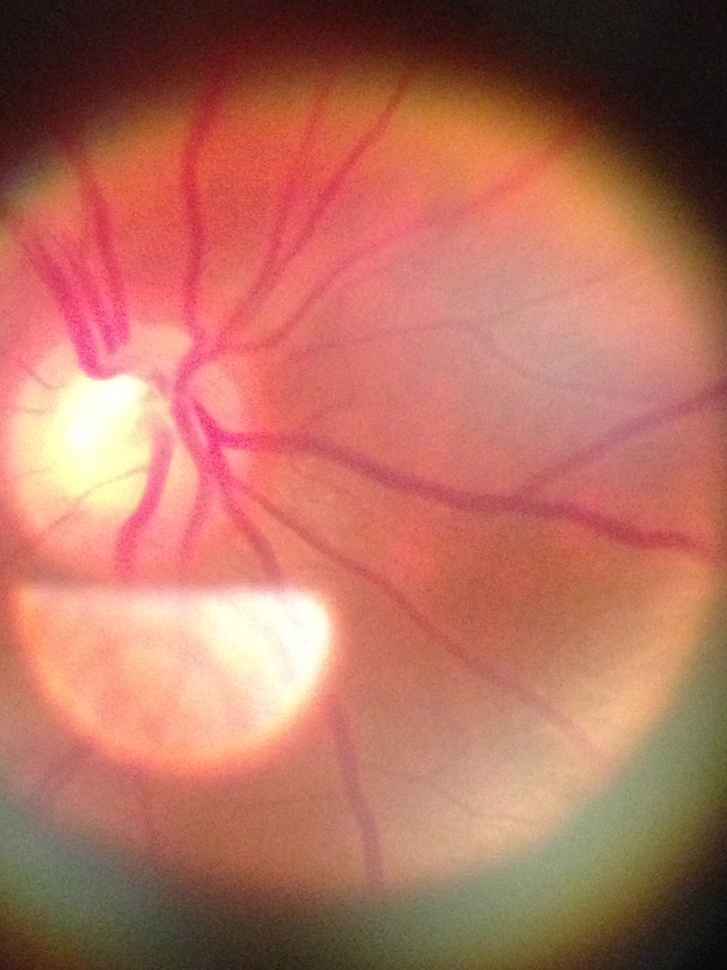
#> input picture tests/im1_1.jpg, 727 x 970 px, shrunk from 2448 x 3264 before the run
$ python Ex_contours.py
#> lines starting #> are read from the running program, lines starting #| are printed output that depends on the picture; after the words box and inside, x2 and y2 are one past the last pixel; in counts of white or black regions, pixels touching at a corner belong together
import numpy as np
import cv2

im = cv2.imread('im1_1.jpg')
#> im is the input picture: shape (970, 727, 3); mean B, G, R 95.2, 112.4, 180.1
imgray = cv2.cvtColor(im,cv2.COLOR_BGR2GRAY)
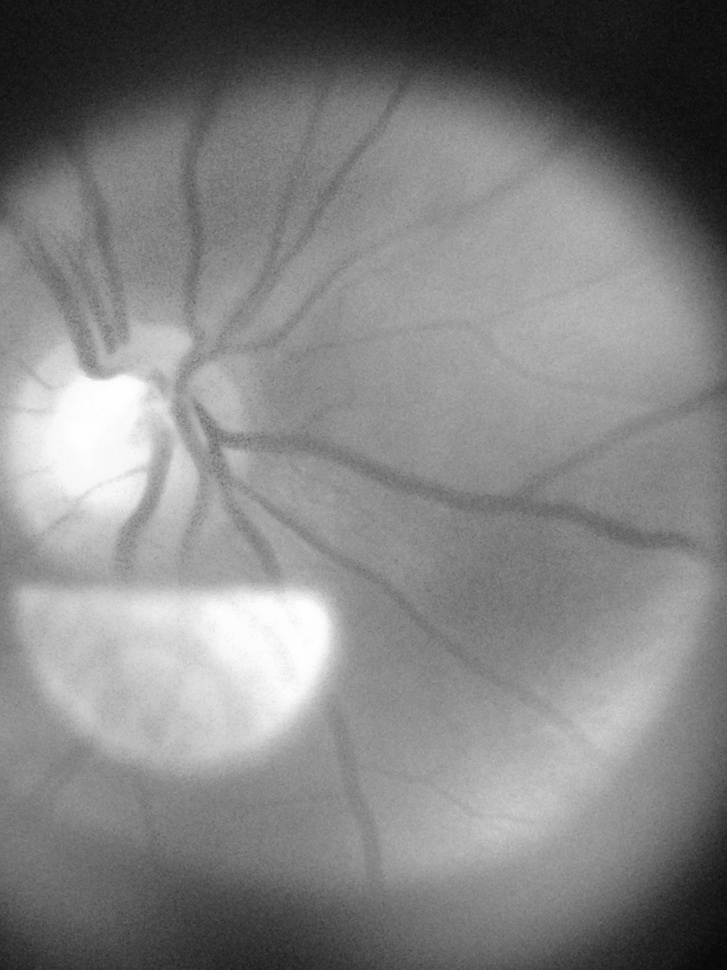
#> imgray: shape (970, 727); min 6, max 255, mean 130.7
ret,thresh = cv2.threshold(imgray,100,255,0)
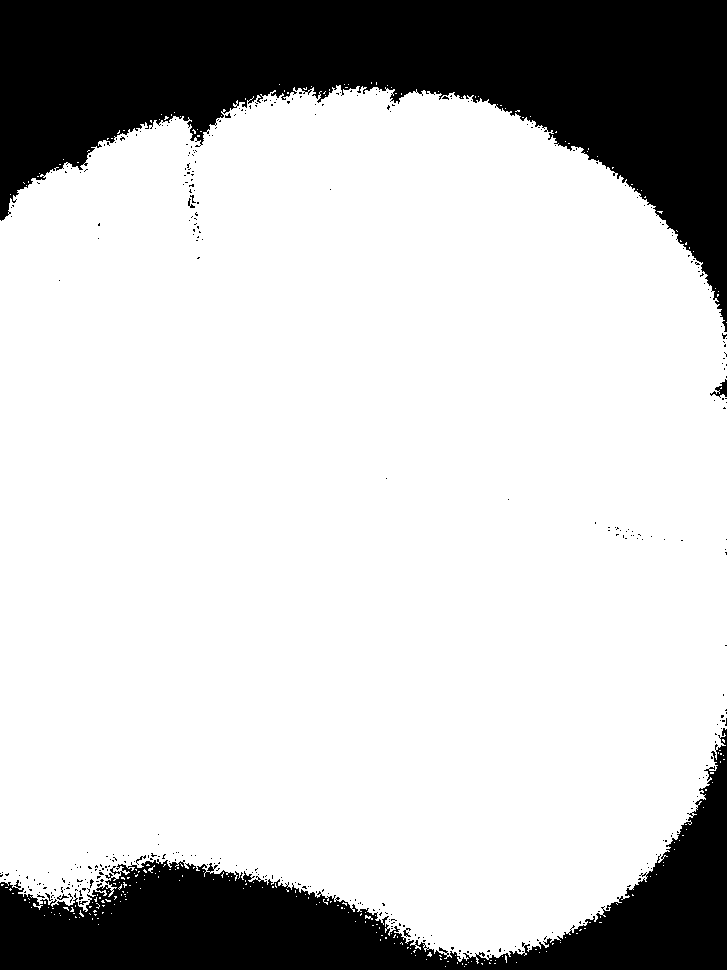
#> thresh: shape (970, 727); 77.8% white; 380 black regions (372 under 20 px)
contours, hierarchy = cv2.findContours(thresh,cv2.RETR_TREE,cv2.CHAIN_APPROX_SIMPLE)
#> contours = 766 contours, 747 with area under 20; largest, box (x1, y1, x2, y2) and area: (0, 85, 727, 964) 547018, (206, 862, 215, 873) 42, (56, 893, 70, 901) 38, (109, 867, 121, 876) 37, (402, 929, 412, 938) 34
img = np.zeros_like(im)
cv2.drawContours(img, contours, -1, (0,255,0), 3)
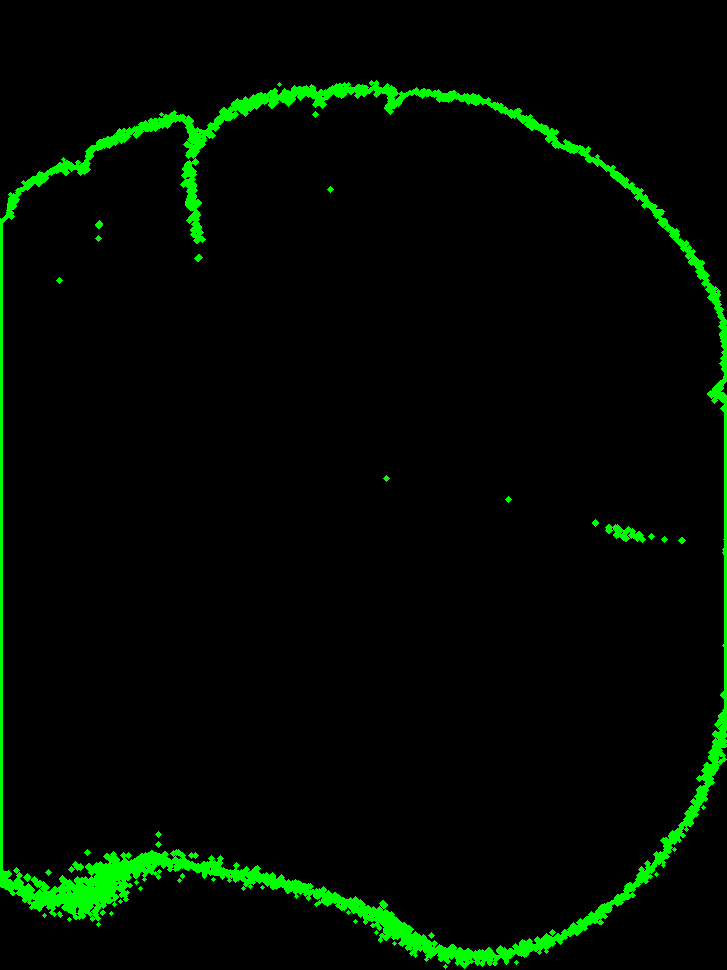
#> img: shape (970, 727, 3); mean of channels 0, 1, 2 0, 10.4, 0; drawn as B, G, R
cv2.imshow("image",img)
cv2.waitKey()

$ run again, with tests/im1_2.jpg copied over tests/im1_1.jpg
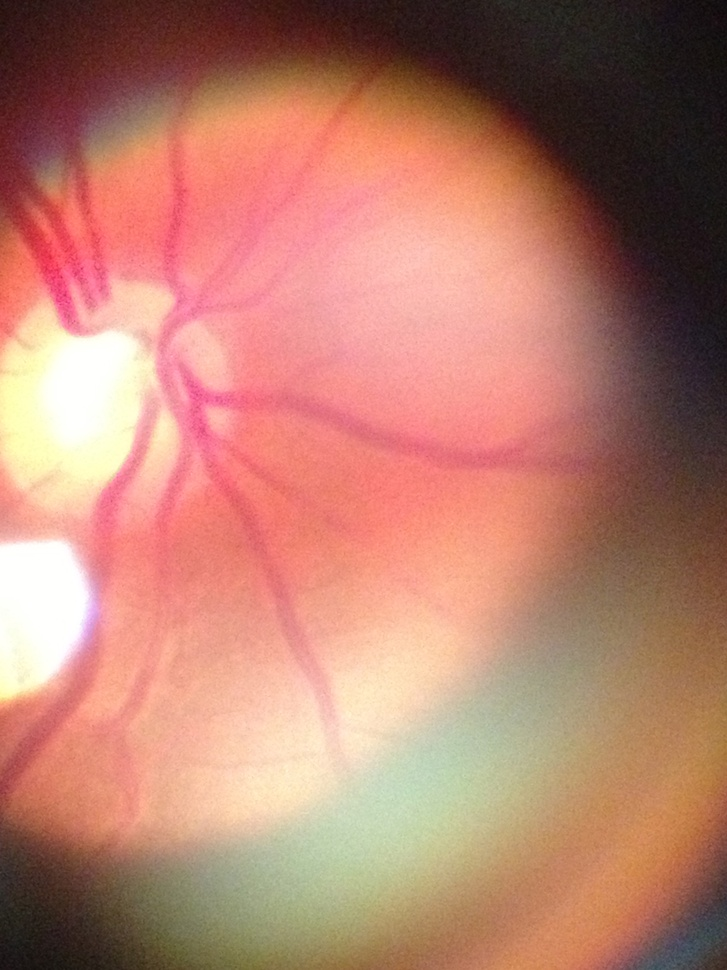
#> input picture tests/im1_2.jpg, 727 x 970 px, shrunk from 2448 x 3264 before the run
#> im is the input picture: shape (970, 727, 3); mean B, G, R 110.8, 127.7, 184
#> `ret,thresh = cv2.threshold(imgray,100,255,0)`:
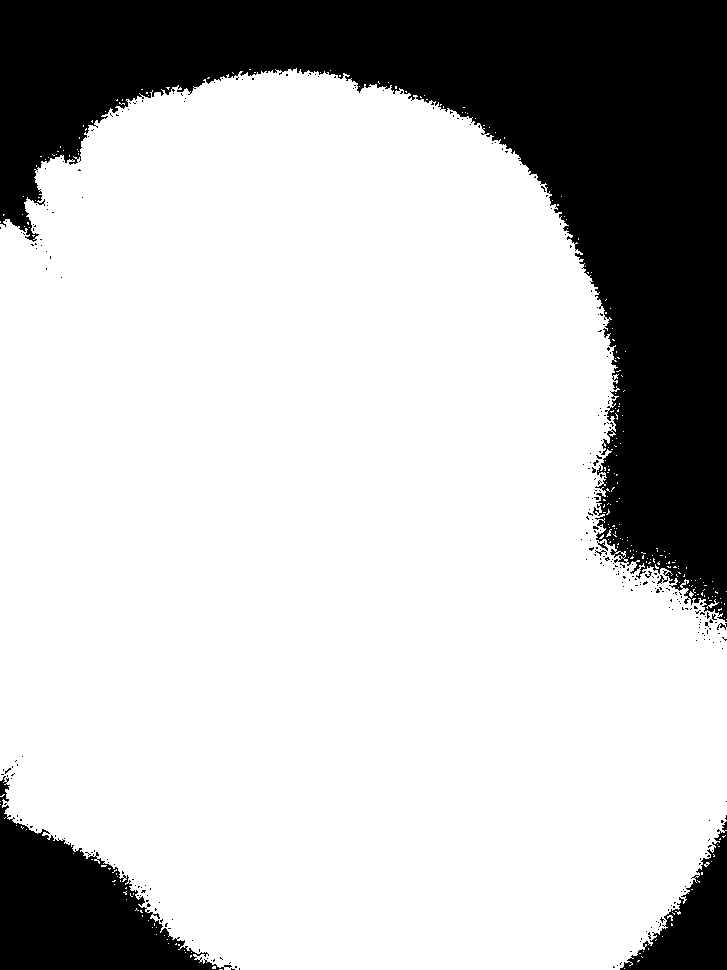
#> thresh: shape (970, 727); 75.4% white; 310 black regions (303 under 20 px)
#> contours = 690 contours, 672 with area under 20; largest, box (x1, y1, x2, y2) and area: (0, 68, 727, 970) 529824, (597, 540, 609, 552) 48, (613, 551, 626, 559) 40, (656, 574, 665, 585) 35, (592, 506, 600, 516) 34
#> `cv2.drawContours(img, contours, -1, (0,255,0), 3)`:
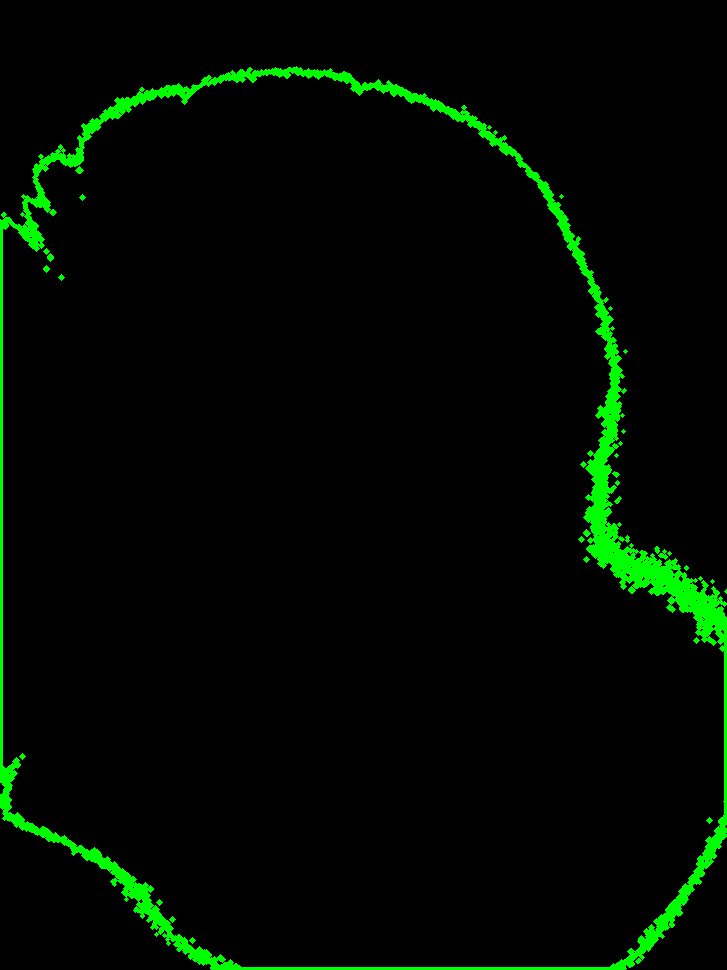
#> img: shape (970, 727, 3); mean of channels 0, 1, 2 0, 9.7, 0; drawn as B, G, R

$ run again, with tests/im3_2.jpg copied over tests/im1_1.jpg
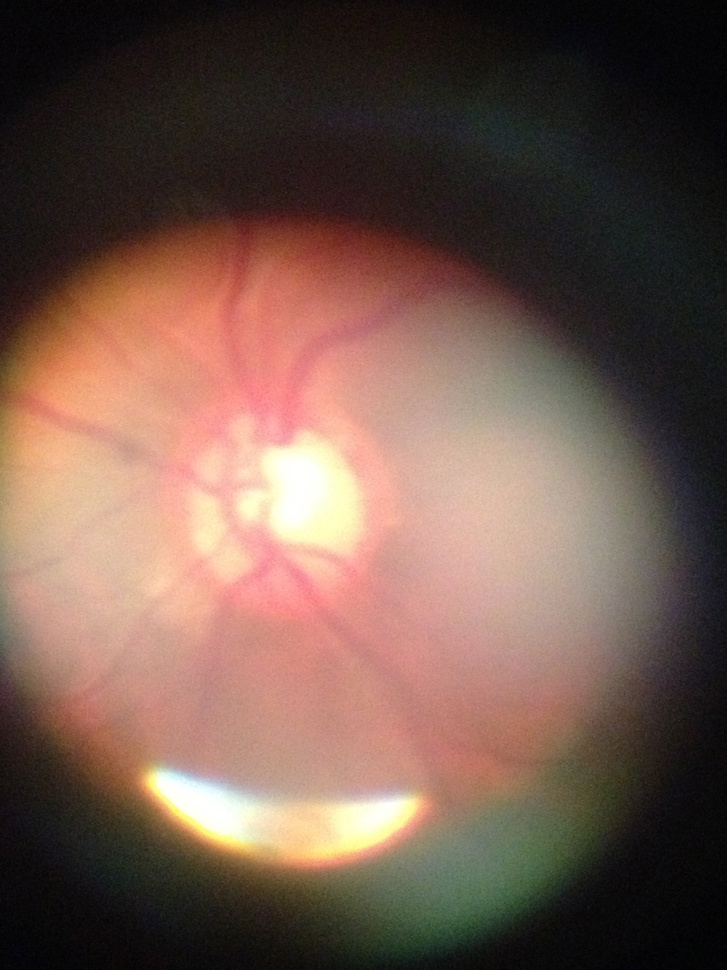
#> input picture tests/im3_2.jpg, 727 x 970 px, shrunk from 2448 x 3264 before the run
#> im is the input picture: shape (970, 727, 3); mean B, G, R 76.6, 87.9, 113.8
#> `ret,thresh = cv2.threshold(imgray,100,255,0)`:
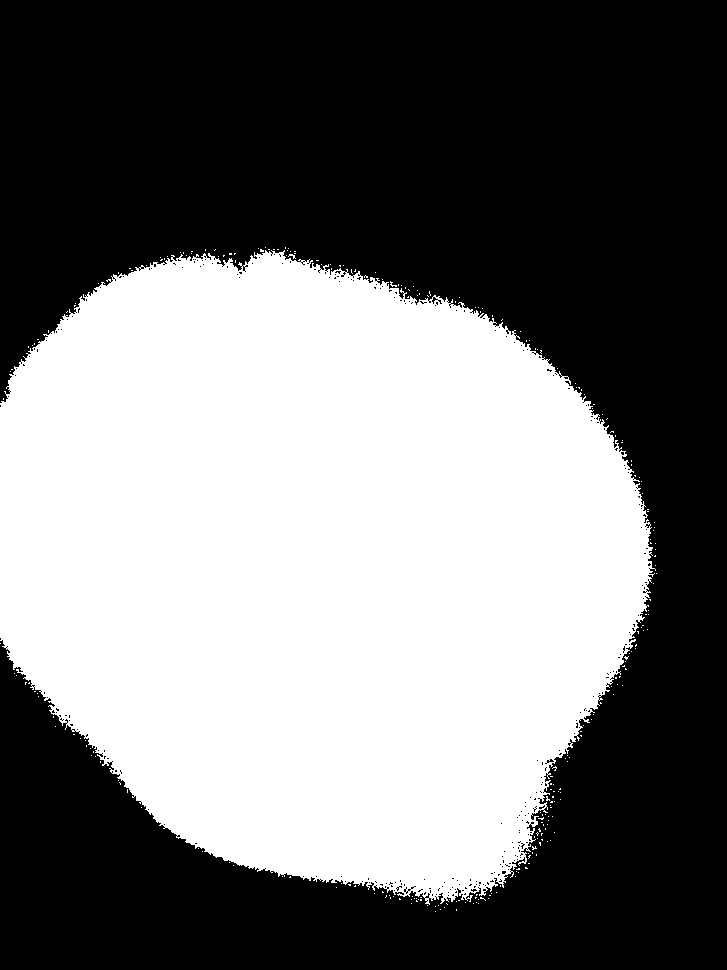
#> thresh: shape (970, 727); 45.9% white; 271 white regions (270 under 20 px)
#> contours = 671 contours, 668 with area under 20; largest, box (x1, y1, x2, y2) and area: (0, 250, 656, 905) 321808, (431, 296, 439, 305) 26, (546, 758, 555, 764) 24
#> `cv2.drawContours(img, contours, -1, (0,255,0), 3)`:
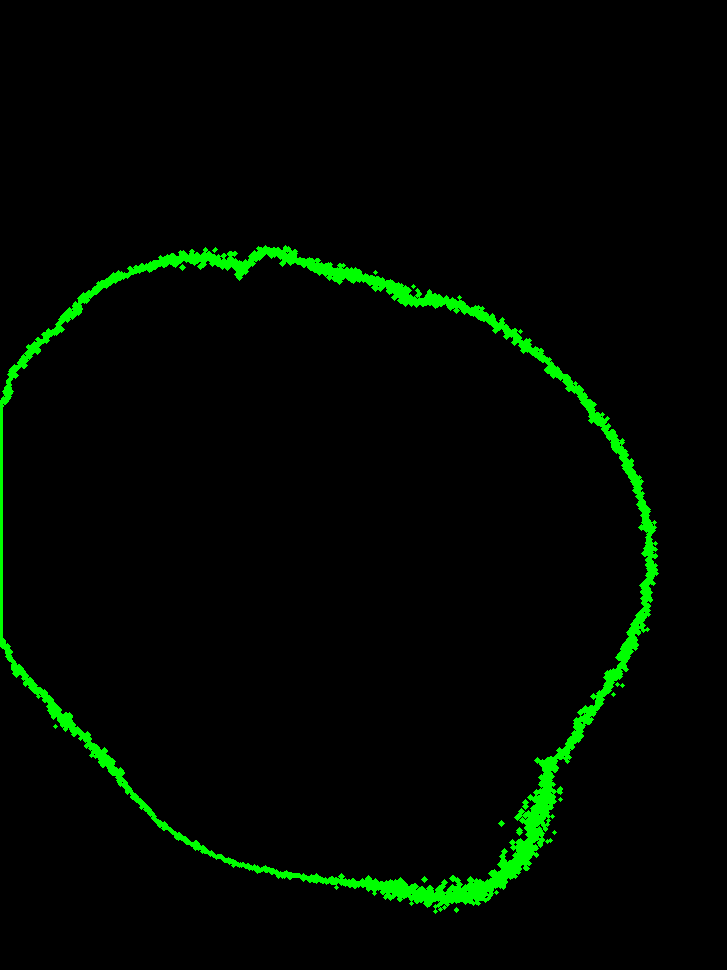
#> img: shape (970, 727, 3); mean of channels 0, 1, 2 0, 7.8, 0; drawn as B, G, R
